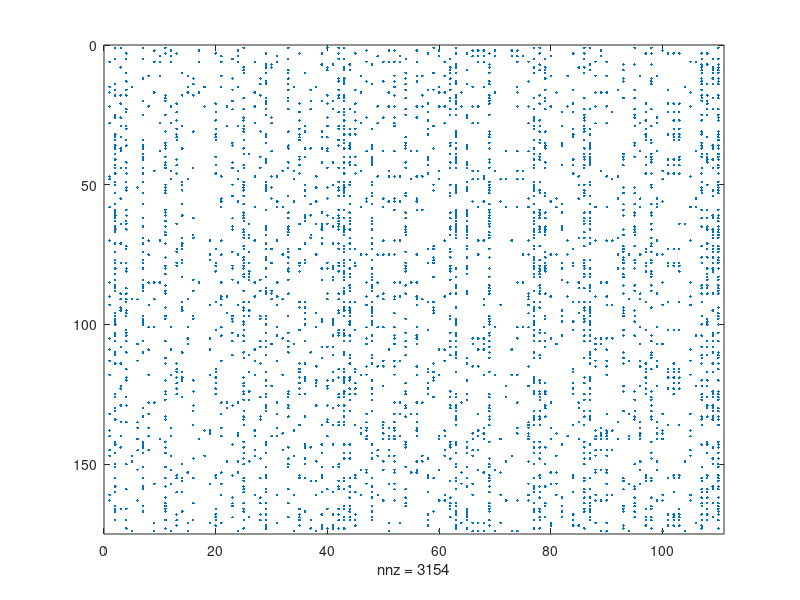

Recreate this plot in MATLAB. (Note: this script raises an error after producing the figure.)
%% Opdracht 1

load('AmazonBookReviews.mat');
spy(Ratings);

%% Opdracht 4

[Predicted, err] = r0381767_predictedRatings(Ratings, 15,10000);
figure
loglog(err)
title('Relative error in function of # of iterations')
xlabel('# of iterations')
ylabel('Relative error')
hold on
x = 1:10000;
loglog(x.^(-0.5))
print -depsc opdracht4 %used for output

%% Opdracht 6

Predicted26 = r0381767_predictedRatings(Ratings, 26, 5000);   
imagesc(Predicted26); 
colorbar; 
axis('square'); 
print -depsc opdracht6 %used for output

%% Opdracht 8

book1 = r0381767_similarBooks(1,6,Predicted26,labels)
book21 = r0381767_similarBooks(21,3,Predicted26,labels)
book101 = r0381767_similarBooks(101,10,Predicted26,labels)

%% Opdracht 9

semilogy(svd(Predicted26), 'x');
print -depsc opdracht9a %used for output